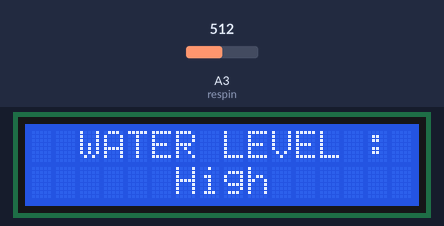
Bench run of a sketch on a simulated Arduino Uno, built with avr-gcc and run on an emulated ATmega328P. On the bench: 16×2 character LCD. The test bench sets the inputs (shaded band); at power-on: A3 (respin) = 512.

Above: at 1.2 s.
1.3 s: A3 (respin) set to 337
3.2 s: A3 (respin) set to 321
At 4.6 s:
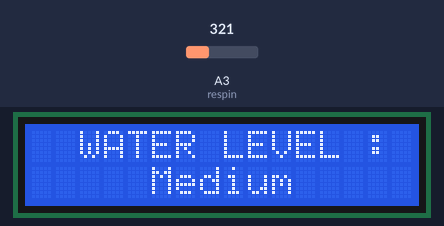
5.5 s: A3 (respin) set to 294
At 6.3 s:
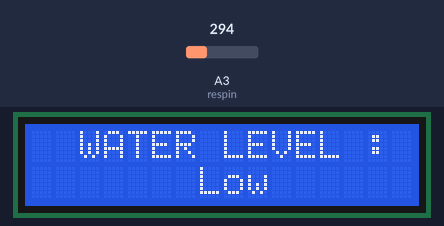
7.5 s: A3 (respin) set to 106
9.2 s: A3 (respin) set to 90
At 11.0 s:
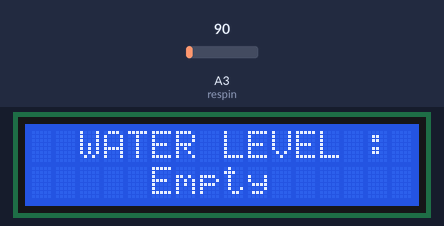
11.5 s: A3 (respin) set to 110
At 12.7 s:
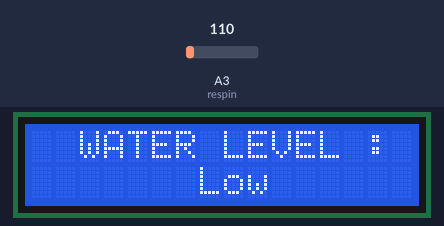
Timing chart, 0 to 14.5 s (numbered marks = the images above; inputs shaded):
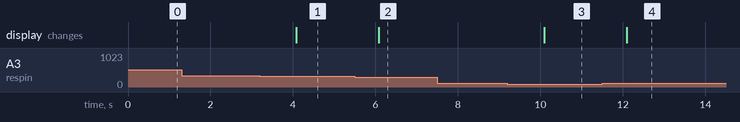

The sketch:

water_sensor_lcd.ino
```cpp
#include <LiquidCrystal.h>
LiquidCrystal lcd(7, 6, 5, 4, 3, 2);

int resval = 0;
int respin = A3;

void setup() {

  lcd.begin(16, 2);

  lcd.print("  WATER LEVEL : ");
}

void loop() {
  lcd.setCursor(0, 1);

  resval = analogRead(respin);

  if (resval<=100){ lcd.println("     Empty    "); }
  else if (resval>100 && resval<=300){ lcd.println("       Low      "); }
  else if (resval>300 && resval<=330){ lcd.println("     Medium     "); }
  else if (resval>330){ lcd.println("      High      "); }
  delay(1000);
}
```

Measured:
- the behaviour switches between 331 and 330 on A3 (respin) (found by bisection; images 0 and 1)
- the behaviour switches between 301 and 300 on A3 (respin) (found by bisection; images 1 and 2)
- the behaviour switches between 101 and 100 on A3 (respin) (found by bisection; images 2 and 3)
- after the input at 1.3 s, every drawn part: stays the same
- after the input at 3.2 s, the display: changes after 0.88 s (image 1)
- after the input at 5.5 s, the display: changes after 0.58 s (image 2)
- after the input at 7.5 s, every drawn part: stays the same
- after the input at 9.2 s, the display: changes after 0.89 s (image 3)
- after the input at 11.5 s, the display: changes after 0.60 s (image 4)
